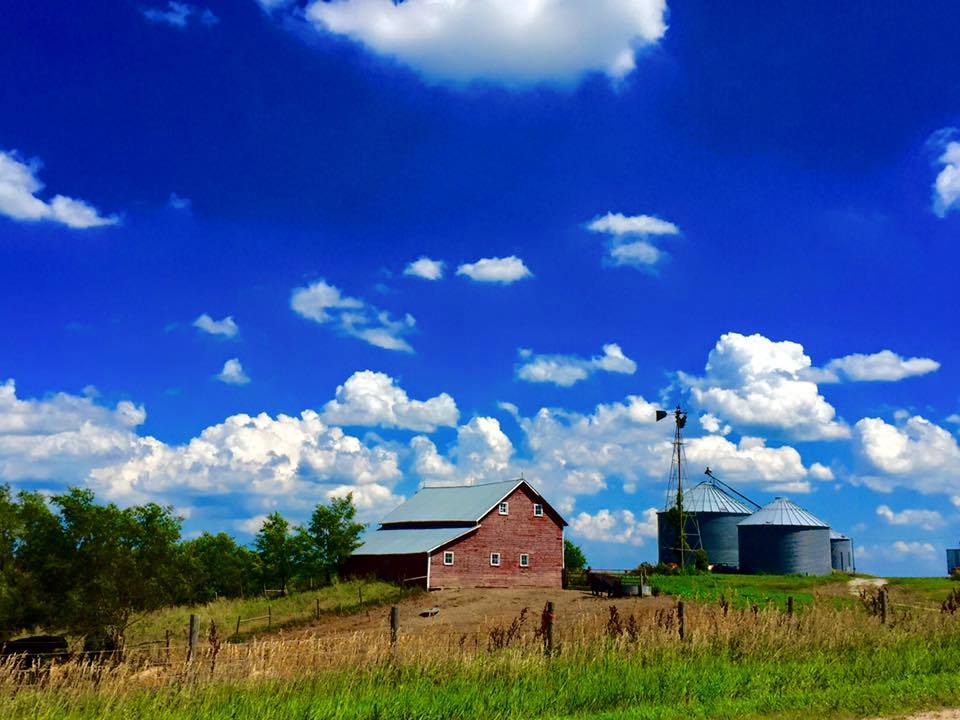
#> input picture assets/image4.jpg, 960 x 720 px
$ python index.py
#> lines starting #> are read from the running program, lines starting #| are printed output that depends on the picture
# import the necessary packages
import numpy as np
import imutils
import cv2
import argparse
import matplotlib.pyplot as plt

class Stitcher:
    def __init__(self):  # determine if we are using OpenCV v3.X
        self.isv3 = imutils.is_cv3(or_better=True)

    def stitch(self, images, ratio=0.75, reprojThresh=4.0, showMatches=False):
        # unpack the images, then detect keypoints and extract
        # local invariant descriptors from them
        (imageB, imageA) = images
        (kpsA, featuresA) = self.detectAndDescribe(imageA)
        (kpsB, featuresB) = self.detectAndDescribe(imageB)  # match features between the two images
        M = self.matchKeypoints(kpsA, kpsB, featuresA, featuresB, ratio,
                                reprojThresh)  # if the match is None, then there aren’t enough matched
        # keypoints to create a panorama
        if M is None:
            return None
        (matches, H, status) = M
        print(f'A: {imageA.shape}, B: {imageB.shape}')
        print(f'H: {H}')
        result = cv2.warpPerspective(imageA, H,
                                     (imageA.shape[1] + imageB.shape[1], imageA.shape[0]))
        result[0:imageB.shape[0],
        0:imageB.shape[1]] = imageB  # check to see if the keypoint matches should be visualized
        if showMatches:
            vis = self.drawMatches(imageA, imageB, kpsA, kpsB, matches, status)
            # return a tuple of the stitched image and the
            # visualization
            return (result, vis)  # return the stitched image
        return result

    def detectAndDescribe(self, image):
        gray = cv2.cvtColor(image, cv2.COLOR_BGR2GRAY)
        if self.isv3:  # detect and extract features from the image
            descriptor = cv2.xfeatures2d.SIFT_create()
            (kps, features) = descriptor.detectAndCompute(image, None)  # otherwise, we are using OpenCV 2.4.X
        else:
            # detect keypoints in the image
            detector = cv2.FeatureDetector_create('SIFT')
            kps = detector.detect(gray)  # extract features from the image
            extractor = cv2.DescriptorExtractor_create('SIFT')
            (kps, features) = extractor.compute(gray, kps)
            # convert the keypoints from KeyPoint objects to NumPy arrays
            kps = np.float32([kp.pt for kp in kps])  # return a tuple of keypoints and features
        return (kps, features)

    def matchKeypoints(self, kpsA, kpsB, featuresA, featuresB, ratio, reprojThresh):
        # compute the raw matches and initialize the list of actual matches
        matcher = cv2.DescriptorMatcher_create('BruteForce')
        rawMatches = matcher.knnMatch(featuresA, featuresB, 2)
        matches = []  # loop over the raw matches
        for m in rawMatches:
            # ensure the distance is within a certain ratio of each
            # other (i.e. Lowe’s ratio test)
            if len(m) == 2 and m[0].distance < m[1].distance * ratio:
                matches.append((m[0].trainIdx, m[0].queryIdx))  # computing a homography requires at least 4 matches
            if len(matches) > 4:
                # [6 lines of commented-out code are left out]

                ptsA = np.float32([kpsA[i].pt for (_, i) in matches])
                ptsB = np.float32([kpsB[i].pt for (i, _) in matches])

                print(ptsA)
                print(ptsB)

                # compute the homography between the two sets of points
                (H, status) = cv2.findHomography(ptsA, ptsB, cv2.RANSAC, reprojThresh)
                # return the matches along with the homograpy matrix
                # and status of each matched point
                # print(f'return :: {H}')

                return (matches, H, status)
        return None

    def drawMatches(self, imageA, imageB, kpsA, kpsB, matches, status):
        # initialize the output visualization image
        (hA, wA) = imageA.shape[:2]
        (hB, wB) = imageB.shape[:2]
        vis = np.zeros((max(hA, hB), wA + wB, 3), dtype="uint8")
        vis[0:hA, 0:wA] = imageA
        vis[0:hB, wA:] = imageB  # loop over the matches
        for ((trainIdx, queryIdx), s) in zip(matches, status):
            # only process the match if the keypoint was successfully matched
            if s == 1:
                # draw the match
                ptsA = (int(kpsA[queryIdx].pt[0]), int(kpsA[queryIdx].pt[1]))
                ptsB = (int(kpsB[trainIdx].pt[0]) + wA, int(kpsB[trainIdx].pt[1]))
                cv2.line(vis, ptsA, ptsB, (0, 255, 0), 1)
        return vis


# Read the image
img = cv2.imread('./assets/image4.jpg')
#> img is the input picture: shape (720, 960, 3); mean B, G, R 149.6, 92.2, 62

# Split the image into two parts with 200 pixel in common to match

imageA = img[:,0:int(img.shape[1]/2)+50]
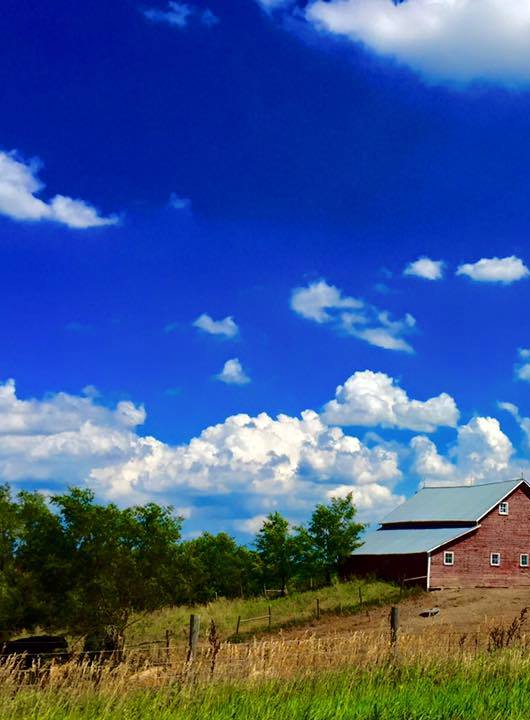
#> imageA: shape (720, 530, 3); mean B, G, R 145, 88.5, 61.6
imageB = img[:,int(img.shape[1]/2)-50:]
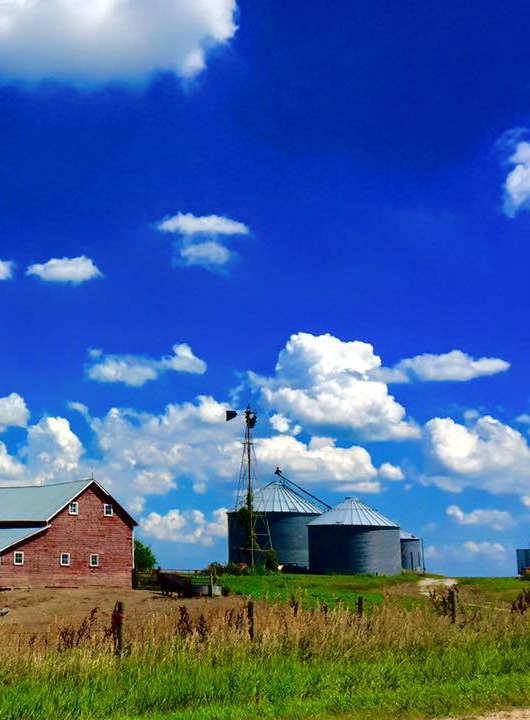
#> imageB: shape (720, 530, 3); mean B, G, R 155.4, 98.6, 65.9
# plt.imshow(right)

stitcher = Stitcher()
(result, vis) = stitcher.stitch([imageA, imageB], showMatches=True)
#> in detectAndDescribe, `gray = cv2.cvtColor(image, cv2.COLOR_BGR2GRAY)`:
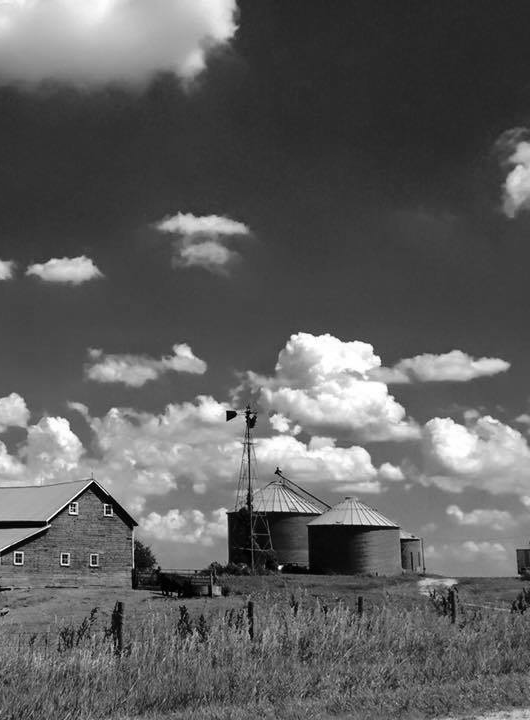
#> gray: shape (720, 530); min 0, max 255, mean 95.3
#> in detectAndDescribe, `kps = detector.detect(gray)`: kps = 1587 keypoints; strongest (x, y, size): (280, 567, 2.7), (230, 415, 6.3), (105, 505, 2), (73, 500, 1.9)
#> in detectAndDescribe, `kps = np.float32([kp.pt for kp in kps])`: kps = 1587 pairs, first value 3.17 to 527, second value 13.71 to 716.8
#> in stitch, `(kpsA, featuresA) = self.detectAndDescribe(imageA)`: kpsA has the same summary as kps in detectAndDescribe
#> in detectAndDescribe (call 2), `gray = cv2.cvtColor(image, cv2.COLOR_BGR2GRAY)`:
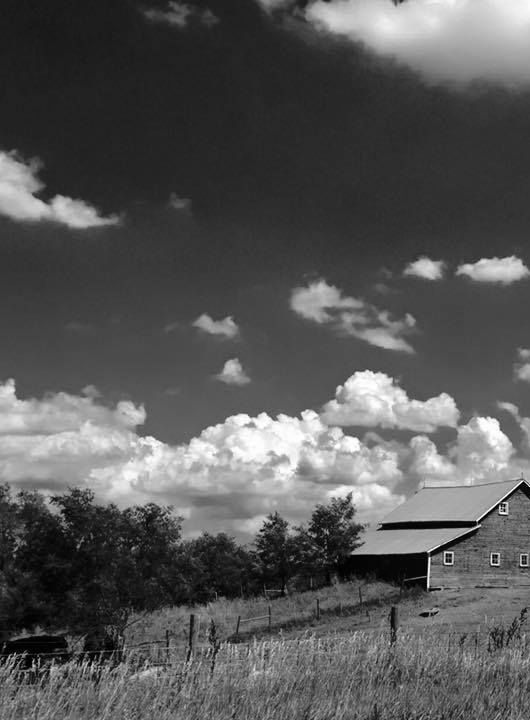
#> gray: shape (720, 530); min 0, max 255, mean 86.9
#> in detectAndDescribe (call 2), `kps = detector.detect(gray)`: kps = 1722 keypoints; strongest (x, y, size): (503, 500, 1.9), (445, 552, 2), (497, 507, 2.6), (427, 269, 14.7)
#> in detectAndDescribe (call 2), `kps = np.float32([kp.pt for kp in kps])`: kps = 1722 pairs, first value 3.39 to 526.3, second value 3.52 to 716.4
#> in stitch, `(kpsB, featuresB) = self.detectAndDescribe(imageB)`: kpsB has the same summary as kps in detectAndDescribe
#> in matchKeypoints, `rawMatches = matcher.knnMatch(featuresA, featuresB, 2)`: rawMatches = 1587 matches
#> the loop in matchKeypoints, `for m in rawMatches:` made 11 passes
#> after the loop in matchKeypoints, `for m in rawMatches:`: matches = [(1476, 5), (1480, 7), (1481, 8), (1482, 9), (1483, 10)]
#> (the run stopped early here; a loop or call above may not have finished)

$ run again, with assets/imgScene.jpg copied over assets/image4.jpg
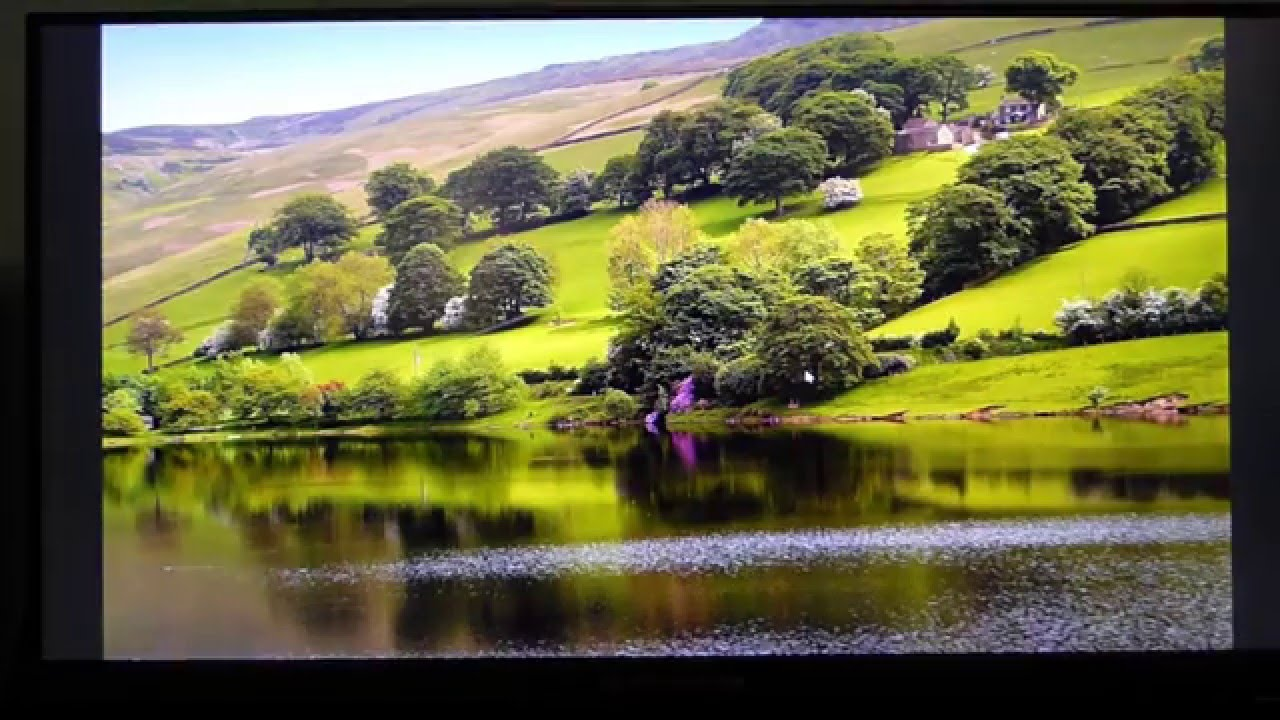
#> input picture assets/imgScene.jpg, 1280 x 720 px
#> img is the input picture: shape (720, 1280, 3); mean B, G, R 66.5, 102.3, 103.5
#> in detectAndDescribe, `gray = cv2.cvtColor(image, cv2.COLOR_BGR2GRAY)`:
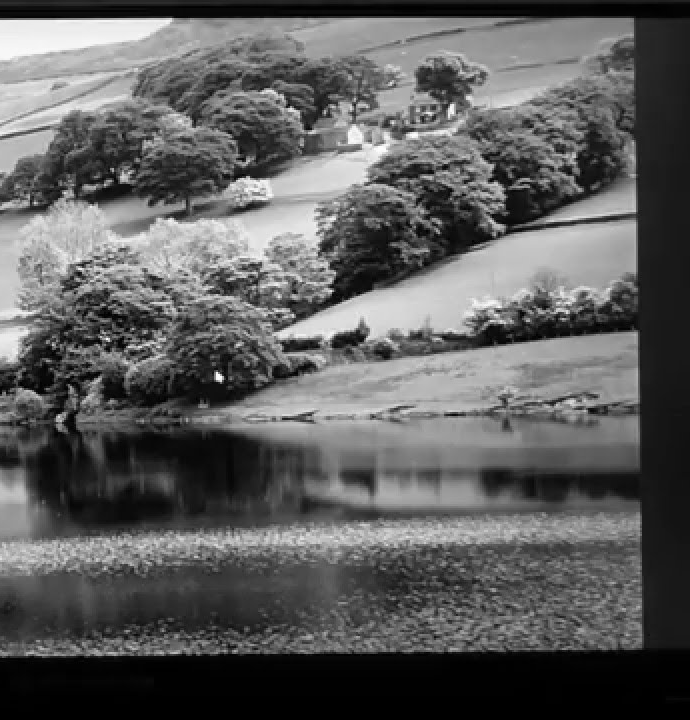
#> gray: shape (720, 690); min 0, max 255, mean 93
#> in detectAndDescribe, `kps = detector.detect(gray)`: kps = 3814 keypoints; strongest (x, y, size): (219, 377, 5.8), (108, 339, 3), (451, 110, 5.8), (124, 178, 6.9)
#> in detectAndDescribe, `kps = np.float32([kp.pt for kp in kps])`: kps = 3814 pairs, first value 2.49 to 653.6, second value 20.56 to 660.1
#> kpsA has the same summary as kps in detectAndDescribe
#> in detectAndDescribe (call 2), `gray = cv2.cvtColor(image, cv2.COLOR_BGR2GRAY)`:
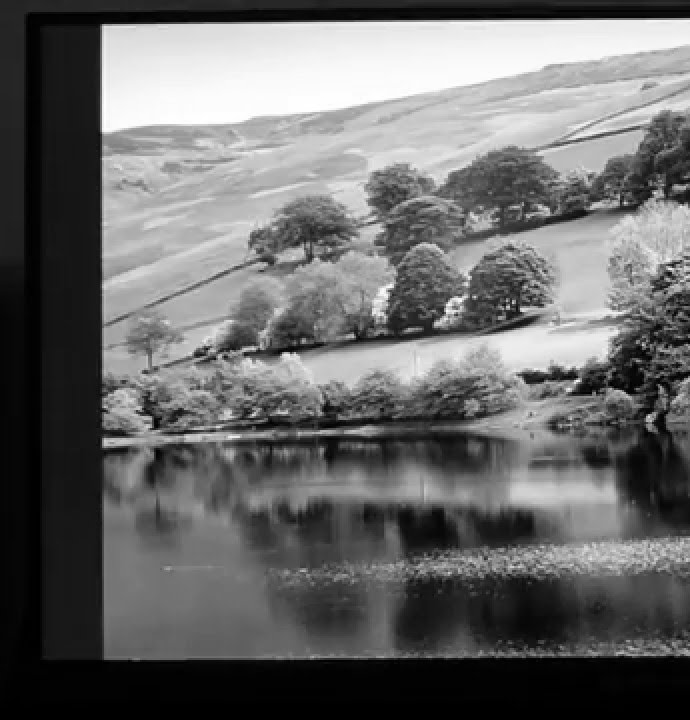
#> gray: shape (720, 690); min 0, max 255, mean 105.1
#> in detectAndDescribe (call 2), `kps = detector.detect(gray)`: kps = 2160 keypoints; strongest (x, y, size): (146, 81, 69.3), (578, 381, 3.8), (531, 378, 10.4), (523, 309, 4)
#> in detectAndDescribe (call 2), `kps = np.float32([kp.pt for kp in kps])`: kps = 2160 pairs, first value 35.69 to 687, second value 22.92 to 662.3
#> kpsB has the same summary as kps in detectAndDescribe
#> rawMatches = 3814 matches
#> the loop in matchKeypoints, `for m in rawMatches:` made 7 passes
#> after the loop in matchKeypoints, `for m in rawMatches:`: matches = [(1641, 0), (1651, 2), (1652, 3), (1653, 4), (1660, 6)]
